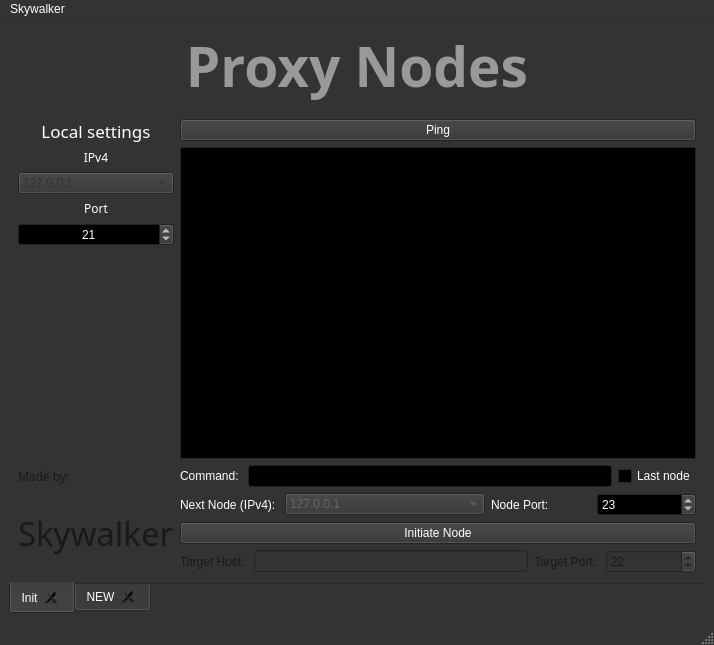
<?xml version="1.0" encoding="UTF-8"?>
<ui version="4.0">
 <class>MainWindow</class>
 <widget class="QMainWindow" name="MainWindow">
  <property name="enabled">
   <bool>true</bool>
  </property>
  <property name="geometry">
   <rect>
    <x>0</x>
    <y>0</y>
    <width>714</width>
    <height>645</height>
   </rect>
  </property>
  <property name="palette">
   <palette>
    <active>
     <colorrole role="WindowText">
      <brush brushstyle="SolidPattern">
       <color alpha="255">
        <red>255</red>
        <green>255</green>
        <blue>255</blue>
       </color>
      </brush>
     </colorrole>
     <colorrole role="Button">
      <brush brushstyle="SolidPattern">
       <color alpha="255">
        <red>51</red>
        <green>51</green>
        <blue>51</blue>
       </color>
      </brush>
     </colorrole>
     <colorrole role="Light">
      <brush brushstyle="SolidPattern">
       <color alpha="255">
        <red>76</red>
        <green>76</green>
        <blue>76</blue>
       </color>
      </brush>
     </colorrole>
     <colorrole role="Midlight">
      <brush brushstyle="SolidPattern">
       <color alpha="255">
        <red>63</red>
        <green>63</green>
        <blue>63</blue>
       </color>
      </brush>
     </colorrole>
     <colorrole role="Dark">
      <brush brushstyle="SolidPattern">
       <color alpha="255">
        <red>25</red>
        <green>25</green>
        <blue>25</blue>
       </color>
      </brush>
     </colorrole>
     <colorrole role="Mid">
      <brush brushstyle="SolidPattern">
       <color alpha="255">
        <red>34</red>
        <green>34</green>
        <blue>34</blue>
       </color>
      </brush>
     </colorrole>
     <colorrole role="Text">
      <brush brushstyle="SolidPattern">
       <color alpha="255">
        <red>255</red>
        <green>255</green>
        <blue>255</blue>
       </color>
      </brush>
     </colorrole>
     <colorrole role="BrightText">
      <brush brushstyle="SolidPattern">
       <color alpha="255">
        <red>255</red>
        <green>255</green>
        <blue>255</blue>
       </color>
      </brush>
     </colorrole>
     <colorrole role="ButtonText">
      <brush brushstyle="SolidPattern">
       <color alpha="255">
        <red>255</red>
        <green>255</green>
        <blue>255</blue>
       </color>
      </brush>
     </colorrole>
     <colorrole role="Base">
      <brush brushstyle="SolidPattern">
       <color alpha="255">
        <red>0</red>
        <green>0</green>
        <blue>0</blue>
       </color>
      </brush>
     </colorrole>
     <colorrole role="Window">
      <brush brushstyle="SolidPattern">
       <color alpha="255">
        <red>51</red>
        <green>51</green>
        <blue>51</blue>
       </color>
      </brush>
     </colorrole>
     <colorrole role="Shadow">
      <brush brushstyle="SolidPattern">
       <color alpha="255">
        <red>0</red>
        <green>0</green>
        <blue>0</blue>
       </color>
      </brush>
     </colorrole>
     <colorrole role="AlternateBase">
      <brush brushstyle="SolidPattern">
       <color alpha="255">
        <red>25</red>
        <green>25</green>
        <blue>25</blue>
       </color>
      </brush>
     </colorrole>
     <colorrole role="ToolTipBase">
      <brush brushstyle="SolidPattern">
       <color alpha="255">
        <red>255</red>
        <green>255</green>
        <blue>220</blue>
       </color>
      </brush>
     </colorrole>
     <colorrole role="ToolTipText">
      <brush brushstyle="SolidPattern">
       <color alpha="255">
        <red>0</red>
        <green>0</green>
        <blue>0</blue>
       </color>
      </brush>
     </colorrole>
     <colorrole role="PlaceholderText">
      <brush brushstyle="SolidPattern">
       <color alpha="127">
        <red>255</red>
        <green>255</green>
        <blue>255</blue>
       </color>
      </brush>
     </colorrole>
    </active>
    <inactive>
     <colorrole role="WindowText">
      <brush brushstyle="SolidPattern">
       <color alpha="255">
        <red>255</red>
        <green>255</green>
        <blue>255</blue>
       </color>
      </brush>
     </colorrole>
     <colorrole role="Button">
      <brush brushstyle="SolidPattern">
       <color alpha="255">
        <red>51</red>
        <green>51</green>
        <blue>51</blue>
       </color>
      </brush>
     </colorrole>
     <colorrole role="Light">
      <brush brushstyle="SolidPattern">
       <color alpha="255">
        <red>76</red>
        <green>76</green>
        <blue>76</blue>
       </color>
      </brush>
     </colorrole>
     <colorrole role="Midlight">
      <brush brushstyle="SolidPattern">
       <color alpha="255">
        <red>63</red>
        <green>63</green>
        <blue>63</blue>
       </color>
      </brush>
     </colorrole>
     <colorrole role="Dark">
      <brush brushstyle="SolidPattern">
       <color alpha="255">
        <red>25</red>
        <green>25</green>
        <blue>25</blue>
       </color>
      </brush>
     </colorrole>
     <colorrole role="Mid">
      <brush brushstyle="SolidPattern">
       <color alpha="255">
        <red>34</red>
        <green>34</green>
        <blue>34</blue>
       </color>
      </brush>
     </colorrole>
     <colorrole role="Text">
      <brush brushstyle="SolidPattern">
       <color alpha="255">
        <red>255</red>
        <green>255</green>
        <blue>255</blue>
       </color>
      </brush>
     </colorrole>
     <colorrole role="BrightText">
      <brush brushstyle="SolidPattern">
       <color alpha="255">
        <red>255</red>
        <green>255</green>
        <blue>255</blue>
       </color>
      </brush>
     </colorrole>
     <colorrole role="ButtonText">
      <brush brushstyle="SolidPattern">
       <color alpha="255">
        <red>255</red>
        <green>255</green>
        <blue>255</blue>
       </color>
      </brush>
     </colorrole>
     <colorrole role="Base">
      <brush brushstyle="SolidPattern">
       <color alpha="255">
        <red>0</red>
        <green>0</green>
        <blue>0</blue>
       </color>
      </brush>
     </colorrole>
     <colorrole role="Window">
      <brush brushstyle="SolidPattern">
       <color alpha="255">
        <red>51</red>
        <green>51</green>
        <blue>51</blue>
       </color>
      </brush>
     </colorrole>
     <colorrole role="Shadow">
      <brush brushstyle="SolidPattern">
       <color alpha="255">
        <red>0</red>
        <green>0</green>
        <blue>0</blue>
       </color>
      </brush>
     </colorrole>
     <colorrole role="AlternateBase">
      <brush brushstyle="SolidPattern">
       <color alpha="255">
        <red>25</red>
        <green>25</green>
        <blue>25</blue>
       </color>
      </brush>
     </colorrole>
     <colorrole role="ToolTipBase">
      <brush brushstyle="SolidPattern">
       <color alpha="255">
        <red>255</red>
        <green>255</green>
        <blue>220</blue>
       </color>
      </brush>
     </colorrole>
     <colorrole role="ToolTipText">
      <brush brushstyle="SolidPattern">
       <color alpha="255">
        <red>0</red>
        <green>0</green>
        <blue>0</blue>
       </color>
      </brush>
     </colorrole>
     <colorrole role="PlaceholderText">
      <brush brushstyle="SolidPattern">
       <color alpha="127">
        <red>255</red>
        <green>255</green>
        <blue>255</blue>
       </color>
      </brush>
     </colorrole>
    </inactive>
    <disabled>
     <colorrole role="WindowText">
      <brush brushstyle="SolidPattern">
       <color alpha="255">
        <red>25</red>
        <green>25</green>
        <blue>25</blue>
       </color>
      </brush>
     </colorrole>
     <colorrole role="Button">
      <brush brushstyle="SolidPattern">
       <color alpha="255">
        <red>51</red>
        <green>51</green>
        <blue>51</blue>
       </color>
      </brush>
     </colorrole>
     <colorrole role="Light">
      <brush brushstyle="SolidPattern">
       <color alpha="255">
        <red>76</red>
        <green>76</green>
        <blue>76</blue>
       </color>
      </brush>
     </colorrole>
     <colorrole role="Midlight">
      <brush brushstyle="SolidPattern">
       <color alpha="255">
        <red>63</red>
        <green>63</green>
        <blue>63</blue>
       </color>
      </brush>
     </colorrole>
     <colorrole role="Dark">
      <brush brushstyle="SolidPattern">
       <color alpha="255">
        <red>25</red>
        <green>25</green>
        <blue>25</blue>
       </color>
      </brush>
     </colorrole>
     <colorrole role="Mid">
      <brush brushstyle="SolidPattern">
       <color alpha="255">
        <red>34</red>
        <green>34</green>
        <blue>34</blue>
       </color>
      </brush>
     </colorrole>
     <colorrole role="Text">
      <brush brushstyle="SolidPattern">
       <color alpha="255">
        <red>25</red>
        <green>25</green>
        <blue>25</blue>
       </color>
      </brush>
     </colorrole>
     <colorrole role="BrightText">
      <brush brushstyle="SolidPattern">
       <color alpha="255">
        <red>255</red>
        <green>255</green>
        <blue>255</blue>
       </color>
      </brush>
     </colorrole>
     <colorrole role="ButtonText">
      <brush brushstyle="SolidPattern">
       <color alpha="255">
        <red>25</red>
        <green>25</green>
        <blue>25</blue>
       </color>
      </brush>
     </colorrole>
     <colorrole role="Base">
      <brush brushstyle="SolidPattern">
       <color alpha="255">
        <red>51</red>
        <green>51</green>
        <blue>51</blue>
       </color>
      </brush>
     </colorrole>
     <colorrole role="Window">
      <brush brushstyle="SolidPattern">
       <color alpha="255">
        <red>51</red>
        <green>51</green>
        <blue>51</blue>
       </color>
      </brush>
     </colorrole>
     <colorrole role="Shadow">
      <brush brushstyle="SolidPattern">
       <color alpha="255">
        <red>0</red>
        <green>0</green>
        <blue>0</blue>
       </color>
      </brush>
     </colorrole>
     <colorrole role="AlternateBase">
      <brush brushstyle="SolidPattern">
       <color alpha="255">
        <red>51</red>
        <green>51</green>
        <blue>51</blue>
       </color>
      </brush>
     </colorrole>
     <colorrole role="ToolTipBase">
      <brush brushstyle="SolidPattern">
       <color alpha="255">
        <red>255</red>
        <green>255</green>
        <blue>220</blue>
       </color>
      </brush>
     </colorrole>
     <colorrole role="ToolTipText">
      <brush brushstyle="SolidPattern">
       <color alpha="255">
        <red>0</red>
        <green>0</green>
        <blue>0</blue>
       </color>
      </brush>
     </colorrole>
     <colorrole role="PlaceholderText">
      <brush brushstyle="SolidPattern">
       <color alpha="127">
        <red>25</red>
        <green>25</green>
        <blue>25</blue>
       </color>
      </brush>
     </colorrole>
    </disabled>
   </palette>
  </property>
  <property name="windowTitle">
   <string>MainWindow</string>
  </property>
  <widget class="QWidget" name="centralwidget">
   <property name="enabled">
    <bool>true</bool>
   </property>
   <property name="autoFillBackground">
    <bool>false</bool>
   </property>
   <layout class="QGridLayout" name="gridLayout">
    <item row="0" column="0">
     <layout class="QGridLayout" name="gridLayout_2">
      <item row="0" column="0">
       <widget class="QLabel" name="label">
        <property name="enabled">
         <bool>true</bool>
        </property>
        <property name="baseSize">
         <size>
          <width>0</width>
          <height>0</height>
         </size>
        </property>
        <property name="palette">
         <palette>
          <active>
           <colorrole role="WindowText">
            <brush brushstyle="SolidPattern">
             <color alpha="255">
              <red>153</red>
              <green>153</green>
              <blue>153</blue>
             </color>
            </brush>
           </colorrole>
          </active>
          <inactive>
           <colorrole role="WindowText">
            <brush brushstyle="SolidPattern">
             <color alpha="255">
              <red>153</red>
              <green>153</green>
              <blue>153</blue>
             </color>
            </brush>
           </colorrole>
          </inactive>
          <disabled/>
         </palette>
        </property>
        <property name="font">
         <font>
          <family>Galvji</family>
          <pointsize>41</pointsize>
          <bold>true</bold>
         </font>
        </property>
        <property name="text">
         <string>Proxy Nodes</string>
        </property>
        <property name="textFormat">
         <enum>Qt::AutoText</enum>
        </property>
        <property name="scaledContents">
         <bool>false</bool>
        </property>
        <property name="alignment">
         <set>Qt::AlignCenter</set>
        </property>
        <property name="wordWrap">
         <bool>false</bool>
        </property>
       </widget>
      </item>
      <item row="1" column="0">
       <widget class="QTabWidget" name="tabWidget">
        <property name="enabled">
         <bool>true</bool>
        </property>
        <property name="tabPosition">
         <enum>QTabWidget::South</enum>
        </property>
        <property name="tabShape">
         <enum>QTabWidget::Rounded</enum>
        </property>
        <property name="currentIndex">
         <number>0</number>
        </property>
        <property name="iconSize">
         <size>
          <width>32</width>
          <height>32</height>
         </size>
        </property>
        <property name="elideMode">
         <enum>Qt::ElideRight</enum>
        </property>
        <property name="usesScrollButtons">
         <bool>false</bool>
        </property>
        <property name="documentMode">
         <bool>true</bool>
        </property>
        <property name="tabsClosable">
         <bool>true</bool>
        </property>
        <property name="movable">
         <bool>true</bool>
        </property>
        <property name="tabBarAutoHide">
         <bool>true</bool>
        </property>
        <widget class="QWidget" name="tab">
         <attribute name="icon">
          <iconset theme="battery">
           <normaloff>.</normaloff>.</iconset>
         </attribute>
         <attribute name="title">
          <string>Init</string>
         </attribute>
         <layout class="QGridLayout" name="gridLayout_6">
          <item row="2" column="1">
           <layout class="QVBoxLayout" name="verticalLayout">
            <item>
             <layout class="QHBoxLayout" name="horizontalLayout_2">
              <item>
               <widget class="QLabel" name="next_label">
                <property name="text">
                 <string>Next Node (IPv4): </string>
                </property>
               </widget>
              </item>
              <item>
               <widget class="QComboBox" name="next_ip_cmb">
                <property name="minimumSize">
                 <size>
                  <width>200</width>
                  <height>0</height>
                 </size>
                </property>
                <property name="palette">
                 <palette>
                  <active>
                   <colorrole role="WindowText">
                    <brush brushstyle="SolidPattern">
                     <color alpha="255">
                      <red>51</red>
                      <green>51</green>
                      <blue>51</blue>
                     </color>
                    </brush>
                   </colorrole>
                   <colorrole role="Text">
                    <brush brushstyle="SolidPattern">
                     <color alpha="255">
                      <red>51</red>
                      <green>51</green>
                      <blue>51</blue>
                     </color>
                    </brush>
                   </colorrole>
                   <colorrole role="BrightText">
                    <brush brushstyle="SolidPattern">
                     <color alpha="255">
                      <red>102</red>
                      <green>102</green>
                      <blue>102</blue>
                     </color>
                    </brush>
                   </colorrole>
                   <colorrole role="ButtonText">
                    <brush brushstyle="SolidPattern">
                     <color alpha="255">
                      <red>102</red>
                      <green>102</green>
                      <blue>102</blue>
                     </color>
                    </brush>
                   </colorrole>
                  </active>
                  <inactive>
                   <colorrole role="WindowText">
                    <brush brushstyle="SolidPattern">
                     <color alpha="255">
                      <red>51</red>
                      <green>51</green>
                      <blue>51</blue>
                     </color>
                    </brush>
                   </colorrole>
                   <colorrole role="Text">
                    <brush brushstyle="SolidPattern">
                     <color alpha="255">
                      <red>51</red>
                      <green>51</green>
                      <blue>51</blue>
                     </color>
                    </brush>
                   </colorrole>
                   <colorrole role="BrightText">
                    <brush brushstyle="SolidPattern">
                     <color alpha="255">
                      <red>102</red>
                      <green>102</green>
                      <blue>102</blue>
                     </color>
                    </brush>
                   </colorrole>
                   <colorrole role="ButtonText">
                    <brush brushstyle="SolidPattern">
                     <color alpha="255">
                      <red>102</red>
                      <green>102</green>
                      <blue>102</blue>
                     </color>
                    </brush>
                   </colorrole>
                  </inactive>
                  <disabled>
                   <colorrole role="BrightText">
                    <brush brushstyle="SolidPattern">
                     <color alpha="255">
                      <red>102</red>
                      <green>102</green>
                      <blue>102</blue>
                     </color>
                    </brush>
                   </colorrole>
                  </disabled>
                 </palette>
                </property>
                <item>
                 <property name="text">
                  <string>127.0.0.1</string>
                 </property>
                </item>
               </widget>
              </item>
              <item>
               <widget class="QLabel" name="next_port_label">
                <property name="text">
                 <string>Node Port: </string>
                </property>
               </widget>
              </item>
              <item>
               <widget class="QSpinBox" name="next_port_spin">
                <property name="minimum">
                 <number>1</number>
                </property>
                <property name="maximum">
                 <number>9999</number>
                </property>
                <property name="value">
                 <number>23</number>
                </property>
               </widget>
              </item>
             </layout>
            </item>
            <item>
             <widget class="QPushButton" name="initiate_btn">
              <property name="text">
               <string>Initiate Node</string>
              </property>
             </widget>
            </item>
            <item>
             <layout class="QHBoxLayout" name="horizontalLayout">
              <item>
               <widget class="QLabel" name="label_ip">
                <property name="enabled">
                 <bool>false</bool>
                </property>
                <property name="text">
                 <string>Target Host: </string>
                </property>
               </widget>
              </item>
              <item>
               <widget class="QLineEdit" name="target_ip_line_edit">
                <property name="enabled">
                 <bool>false</bool>
                </property>
               </widget>
              </item>
              <item>
               <widget class="QLabel" name="label_port">
                <property name="enabled">
                 <bool>false</bool>
                </property>
                <property name="text">
                 <string>Target Port: </string>
                </property>
               </widget>
              </item>
              <item>
               <widget class="QSpinBox" name="target_port_spin">
                <property name="enabled">
                 <bool>false</bool>
                </property>
                <property name="minimumSize">
                 <size>
                  <width>90</width>
                  <height>0</height>
                 </size>
                </property>
                <property name="minimum">
                 <number>1</number>
                </property>
                <property name="maximum">
                 <number>9999</number>
                </property>
                <property name="value">
                 <number>22</number>
                </property>
               </widget>
              </item>
             </layout>
            </item>
           </layout>
          </item>
          <item row="1" column="1">
           <layout class="QGridLayout" name="gridLayout_3">
            <item row="0" column="1">
             <widget class="QLineEdit" name="command_line_edit"/>
            </item>
            <item row="0" column="2">
             <widget class="QCheckBox" name="lastnode_check">
              <property name="layoutDirection">
               <enum>Qt::LeftToRight</enum>
              </property>
              <property name="autoFillBackground">
               <bool>false</bool>
              </property>
              <property name="text">
               <string>Last node</string>
              </property>
              <property name="tristate">
               <bool>false</bool>
              </property>
             </widget>
            </item>
            <item row="0" column="0">
             <widget class="QLabel" name="command_label">
              <property name="text">
               <string>Command: </string>
              </property>
             </widget>
            </item>
           </layout>
          </item>
          <item row="0" column="0">
           <layout class="QGridLayout" name="gridLayout_4">
            <item row="0" column="0">
             <widget class="QLabel" name="settings_label">
              <property name="font">
               <font>
                <family>Galvji</family>
                <pointsize>13</pointsize>
                <italic>false</italic>
                <bold>false</bold>
               </font>
              </property>
              <property name="text">
               <string>Local settings</string>
              </property>
              <property name="scaledContents">
               <bool>false</bool>
              </property>
              <property name="alignment">
               <set>Qt::AlignCenter</set>
              </property>
              <property name="margin">
               <number>10</number>
              </property>
             </widget>
            </item>
            <item row="1" column="0">
             <widget class="QLabel" name="ip_label">
              <property name="font">
               <font>
                <family>Futura</family>
               </font>
              </property>
              <property name="text">
               <string>IPv4</string>
              </property>
              <property name="alignment">
               <set>Qt::AlignCenter</set>
              </property>
             </widget>
            </item>
            <item row="2" column="0">
             <widget class="QComboBox" name="ip_cmb">
              <property name="palette">
               <palette>
                <active>
                 <colorrole role="Text">
                  <brush brushstyle="SolidPattern">
                   <color alpha="255">
                    <red>51</red>
                    <green>51</green>
                    <blue>51</blue>
                   </color>
                  </brush>
                 </colorrole>
                 <colorrole role="BrightText">
                  <brush brushstyle="SolidPattern">
                   <color alpha="255">
                    <red>102</red>
                    <green>102</green>
                    <blue>102</blue>
                   </color>
                  </brush>
                 </colorrole>
                 <colorrole role="ButtonText">
                  <brush brushstyle="SolidPattern">
                   <color alpha="255">
                    <red>51</red>
                    <green>51</green>
                    <blue>51</blue>
                   </color>
                  </brush>
                 </colorrole>
                </active>
                <inactive>
                 <colorrole role="Text">
                  <brush brushstyle="SolidPattern">
                   <color alpha="255">
                    <red>51</red>
                    <green>51</green>
                    <blue>51</blue>
                   </color>
                  </brush>
                 </colorrole>
                 <colorrole role="BrightText">
                  <brush brushstyle="SolidPattern">
                   <color alpha="255">
                    <red>102</red>
                    <green>102</green>
                    <blue>102</blue>
                   </color>
                  </brush>
                 </colorrole>
                 <colorrole role="ButtonText">
                  <brush brushstyle="SolidPattern">
                   <color alpha="255">
                    <red>51</red>
                    <green>51</green>
                    <blue>51</blue>
                   </color>
                  </brush>
                 </colorrole>
                </inactive>
                <disabled>
                 <colorrole role="BrightText">
                  <brush brushstyle="SolidPattern">
                   <color alpha="255">
                    <red>102</red>
                    <green>102</green>
                    <blue>102</blue>
                   </color>
                  </brush>
                 </colorrole>
                </disabled>
               </palette>
              </property>
              <item>
               <property name="text">
                <string>127.0.0.1</string>
               </property>
              </item>
             </widget>
            </item>
            <item row="3" column="0">
             <widget class="QLabel" name="port_label">
              <property name="font">
               <font>
                <family>Futura</family>
               </font>
              </property>
              <property name="text">
               <string>Port</string>
              </property>
              <property name="alignment">
               <set>Qt::AlignCenter</set>
              </property>
             </widget>
            </item>
            <item row="4" column="0">
             <widget class="QSpinBox" name="port_spin">
              <property name="alignment">
               <set>Qt::AlignCenter</set>
              </property>
              <property name="minimum">
               <number>1</number>
              </property>
              <property name="maximum">
               <number>9999</number>
              </property>
              <property name="value">
               <number>21</number>
              </property>
             </widget>
            </item>
            <item row="5" column="0">
             <spacer name="verticalSpacer_2">
              <property name="orientation">
               <enum>Qt::Vertical</enum>
              </property>
              <property name="sizeHint" stdset="0">
               <size>
                <width>20</width>
                <height>40</height>
               </size>
              </property>
             </spacer>
            </item>
           </layout>
          </item>
          <item row="2" column="0">
           <widget class="QLabel" name="label_9">
            <property name="enabled">
             <bool>false</bool>
            </property>
            <property name="font">
             <font>
              <family>Gill Sans</family>
              <pointsize>25</pointsize>
             </font>
            </property>
            <property name="text">
             <string>Skywalker</string>
            </property>
           </widget>
          </item>
          <item row="0" column="1">
           <layout class="QGridLayout" name="gridLayout_5">
            <item row="1" column="0">
             <widget class="QTextBrowser" name="text_out">
              <property name="palette">
               <palette>
                <active>
                 <colorrole role="WindowText">
                  <brush brushstyle="SolidPattern">
                   <color alpha="255">
                    <red>153</red>
                    <green>255</green>
                    <blue>153</blue>
                   </color>
                  </brush>
                 </colorrole>
                 <colorrole role="Text">
                  <brush brushstyle="SolidPattern">
                   <color alpha="255">
                    <red>153</red>
                    <green>255</green>
                    <blue>153</blue>
                   </color>
                  </brush>
                 </colorrole>
                 <colorrole role="BrightText">
                  <brush brushstyle="SolidPattern">
                   <color alpha="255">
                    <red>102</red>
                    <green>204</green>
                    <blue>102</blue>
                   </color>
                  </brush>
                 </colorrole>
                 <colorrole role="ButtonText">
                  <brush brushstyle="SolidPattern">
                   <color alpha="255">
                    <red>0</red>
                    <green>255</green>
                    <blue>153</blue>
                   </color>
                  </brush>
                 </colorrole>
                 <colorrole role="Base">
                  <brush brushstyle="SolidPattern">
                   <color alpha="255">
                    <red>0</red>
                    <green>0</green>
                    <blue>0</blue>
                   </color>
                  </brush>
                 </colorrole>
                </active>
                <inactive>
                 <colorrole role="WindowText">
                  <brush brushstyle="SolidPattern">
                   <color alpha="255">
                    <red>153</red>
                    <green>255</green>
                    <blue>153</blue>
                   </color>
                  </brush>
                 </colorrole>
                 <colorrole role="Text">
                  <brush brushstyle="SolidPattern">
                   <color alpha="255">
                    <red>153</red>
                    <green>255</green>
                    <blue>153</blue>
                   </color>
                  </brush>
                 </colorrole>
                 <colorrole role="BrightText">
                  <brush brushstyle="SolidPattern">
                   <color alpha="255">
                    <red>102</red>
                    <green>204</green>
                    <blue>102</blue>
                   </color>
                  </brush>
                 </colorrole>
                 <colorrole role="ButtonText">
                  <brush brushstyle="SolidPattern">
                   <color alpha="255">
                    <red>0</red>
                    <green>255</green>
                    <blue>153</blue>
                   </color>
                  </brush>
                 </colorrole>
                 <colorrole role="Base">
                  <brush brushstyle="SolidPattern">
                   <color alpha="255">
                    <red>0</red>
                    <green>0</green>
                    <blue>0</blue>
                   </color>
                  </brush>
                 </colorrole>
                </inactive>
                <disabled>
                 <colorrole role="BrightText">
                  <brush brushstyle="SolidPattern">
                   <color alpha="255">
                    <red>102</red>
                    <green>204</green>
                    <blue>102</blue>
                   </color>
                  </brush>
                 </colorrole>
                </disabled>
               </palette>
              </property>
             </widget>
            </item>
            <item row="0" column="0">
             <widget class="QPushButton" name="ping_btn">
              <property name="text">
               <string>Ping</string>
              </property>
             </widget>
            </item>
           </layout>
          </item>
          <item row="1" column="0">
           <widget class="QLabel" name="label_10">
            <property name="enabled">
             <bool>false</bool>
            </property>
            <property name="font">
             <font>
              <family>Gill Sans</family>
             </font>
            </property>
            <property name="text">
             <string>Made by:</string>
            </property>
           </widget>
          </item>
         </layout>
        </widget>
        <widget class="QWidget" name="tab_2">
         <attribute name="icon">
          <iconset theme="computer">
           <normaloff>.</normaloff>.</iconset>
         </attribute>
         <attribute name="title">
          <string>NEW</string>
         </attribute>
         <widget class="QWidget" name="gridLayoutWidget">
          <property name="geometry">
           <rect>
            <x>0</x>
            <y>-10</y>
            <width>691</width>
            <height>491</height>
           </rect>
          </property>
          <layout class="QGridLayout" name="gridLayout_7">
           <item row="0" column="0">
            <widget class="QLineEdit" name="enter_tab_name"/>
           </item>
          </layout>
         </widget>
        </widget>
       </widget>
      </item>
     </layout>
    </item>
   </layout>
  </widget>
  <widget class="QStatusBar" name="statusbar"/>
  <widget class="QMenuBar" name="menubar">
   <property name="geometry">
    <rect>
     <x>0</x>
     <y>0</y>
     <width>714</width>
     <height>24</height>
    </rect>
   </property>
   <widget class="QMenu" name="menuSkywalker">
    <property name="title">
     <string>Skywalker</string>
    </property>
   </widget>
   <addaction name="menuSkywalker"/>
  </widget>
 </widget>
 <resources/>
 <connections/>
</ui>
